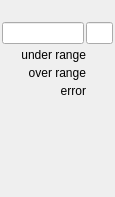
   <widget class="QWidget" name="page">
    <property name="geometry">
     <rect>
      <x>0</x>
      <y>0</y>
      <width>115</width>
      <height>197</height>
     </rect>
    </property>
    <attribute name="label">
     <string>Ch 1</string>
    </attribute>
    <widget class="caFrame" name="caframe_4">
     <property name="geometry">
      <rect>
       <x>0</x>
       <y>20</y>
       <width>115</width>
       <height>80</height>
      </rect>
     </property>
     <property name="macro">
      <string notr="true">CH=1,IOC=$(IOC),MasterID=$(MasterID),SlaveID=$(SlaveID),HWType=$(HWType)</string>
     </property>
     <layout class="QGridLayout" name="gridLayout_9">
      <property name="leftMargin">
       <number>2</number>
      </property>
      <property name="topMargin">
       <number>2</number>
      </property>
      <property name="rightMargin">
       <number>2</number>
      </property>
      <property name="bottomMargin">
       <number>2</number>
      </property>
      <property name="spacing">
       <number>2</number>
      </property>
      <item row="0" column="0">
       <layout class="QHBoxLayout" name="horizontalLayout_3" stretch="3,1">
        <item>
         <widget class="caLineEdit" name="calineedit_5">
          <property name="alignment">
           <set>Qt::AlignRight|Qt::AlignTrailing|Qt::AlignVCenter</set>
          </property>
          <property name="channel" stdset="0">
           <string notr="true">$(IOC):m$(MasterID)s$(SlaveID)-AI0$(CH)</string>
          </property>
          <property name="background">
           <color alpha="0">
            <red>160</red>
            <green>160</green>
            <blue>164</blue>
           </color>
          </property>
          <property name="colorMode">
           <enum>caLineEdit::Static</enum>
          </property>
          <property name="precisionMode">
           <enum>caLineEdit::Channel</enum>
          </property>
         </widget>
        </item>
        <item>
         <widget class="caLineEdit" name="calineedit_6">
          <property name="channel" stdset="0">
           <string notr="true">$(IOC):m$(MasterID)s$(SlaveID)-AI0$(CH).EGU</string>
          </property>
          <property name="background">
           <color alpha="0">
            <red>160</red>
            <green>160</green>
            <blue>164</blue>
           </color>
          </property>
          <property name="colorMode">
           <enum>caLineEdit::Static</enum>
          </property>
          <property name="precisionMode">
           <enum>caLineEdit::User</enum>
          </property>
         </widget>
        </item>
       </layout>
      </item>
      <item row="1" column="0">
       <layout class="QGridLayout" name="gridLayout_3" columnstretch="10,3">
        <property name="spacing">
         <number>2</number>
        </property>
        <item row="1" column="0">
         <widget class="caLabel" name="calabel_10">
          <property name="toolTip">
           <string/>
          </property>
          <property name="text">
           <string>over range</string>
          </property>
          <property name="textFormat">
           <enum>Qt::PlainText</enum>
          </property>
          <property name="alignment">
           <set>Qt::AlignBottom|Qt::AlignRight|Qt::AlignTrailing</set>
          </property>
         </widget>
        </item>
        <item row="0" column="1">
         <widget class="caLed" name="caled_9">
          <property name="toolTip">
           <string>&lt;html&gt;&lt;head/&gt;&lt;body&gt;&lt;p&gt;E-Bus Power Status&lt;/p&gt;&lt;/body&gt;&lt;/html&gt;</string>
          </property>
          <property name="rectangular">
           <bool>true</bool>
          </property>
          <property name="gradientEnabled">
           <bool>false</bool>
          </property>
          <property name="ledWidth">
           <number>16</number>
          </property>
          <property name="ledHeight">
           <number>16</number>
          </property>
          <property name="channel" stdset="0">
           <string notr="true">$(IOC):m$(MasterID)s$(SlaveID)-AI0$(CH)-UndrLimAlrm</string>
          </property>
          <property name="colorMode">
           <enum>caLed::Static</enum>
          </property>
          <property name="falseColor">
           <color>
            <red>170</red>
            <green>0</green>
            <blue>0</blue>
           </color>
          </property>
          <property name="trueColor">
           <color>
            <red>0</red>
            <green>85</green>
            <blue>0</blue>
           </color>
          </property>
          <property name="trueValue">
           <string notr="true">0</string>
          </property>
          <property name="falseValue">
           <string notr="true">1</string>
          </property>
         </widget>
        </item>
        <item row="2" column="1">
         <widget class="caLed" name="caled_10">
          <property name="toolTip">
           <string/>
          </property>
          <property name="rectangular">
           <bool>true</bool>
          </property>
          <property name="gradientEnabled">
           <bool>false</bool>
          </property>
          <property name="ledWidth">
           <number>16</number>
          </property>
          <property name="ledHeight">
           <number>16</number>
          </property>
          <property name="channel" stdset="0">
           <string notr="true">$(IOC):m$(MasterID)s$(SlaveID)-AI0$(CH)-ErrAlrm</string>
          </property>
          <property name="colorMode">
           <enum>caLed::Static</enum>
          </property>
          <property name="falseColor">
           <color>
            <red>170</red>
            <green>0</green>
            <blue>0</blue>
           </color>
          </property>
          <property name="trueColor">
           <color>
            <red>0</red>
            <green>85</green>
            <blue>0</blue>
           </color>
          </property>
          <property name="trueValue">
           <string notr="true">0</string>
          </property>
          <property name="falseValue">
           <string notr="true">1</string>
          </property>
         </widget>
        </item>
        <item row="2" column="0">
         <widget class="caLabel" name="calabel_11">
          <property name="toolTip">
           <string/>
          </property>
          <property name="text">
           <string>error</string>
          </property>
          <property name="textFormat">
           <enum>Qt::PlainText</enum>
          </property>
          <property name="alignment">
           <set>Qt::AlignBottom|Qt::AlignRight|Qt::AlignTrailing</set>
          </property>
         </widget>
        </item>
        <item row="0" column="0">
         <widget class="caLabel" name="calabel_12">
          <property name="toolTip">
           <string/>
          </property>
          <property name="text">
           <string>under range</string>
          </property>
          <property name="textFormat">
           <enum>Qt::PlainText</enum>
          </property>
          <property name="alignment">
           <set>Qt::AlignBottom|Qt::AlignRight|Qt::AlignTrailing</set>
          </property>
         </widget>
        </item>
        <item row="1" column="1">
         <widget class="caLed" name="caled_11">
          <property name="toolTip">
           <string/>
          </property>
          <property name="rectangular">
           <bool>true</bool>
          </property>
          <property name="gradientEnabled">
           <bool>false</bool>
          </property>
          <property name="ledWidth">
           <number>16</number>
          </property>
          <property name="ledHeight">
           <number>16</number>
          </property>
          <property name="channel" stdset="0">
           <string notr="true">$(IOC):m$(MasterID)s$(SlaveID)-AI0$(CH)-OvrLimAlrm</string>
          </property>
          <property name="colorMode">
           <enum>caLed::Static</enum>
          </property>
          <property name="falseColor">
           <color>
            <red>170</red>
            <green>0</green>
            <blue>0</blue>
           </color>
          </property>
          <property name="trueColor">
           <color>
            <red>0</red>
            <green>85</green>
            <blue>0</blue>
           </color>
          </property>
          <property name="trueValue">
           <string notr="true">0</string>
          </property>
          <property name="falseValue">
           <string notr="true">1</string>
          </property>
         </widget>
        </item>
       </layout>
      </item>
     </layout>
    </widget>
   </widget>
